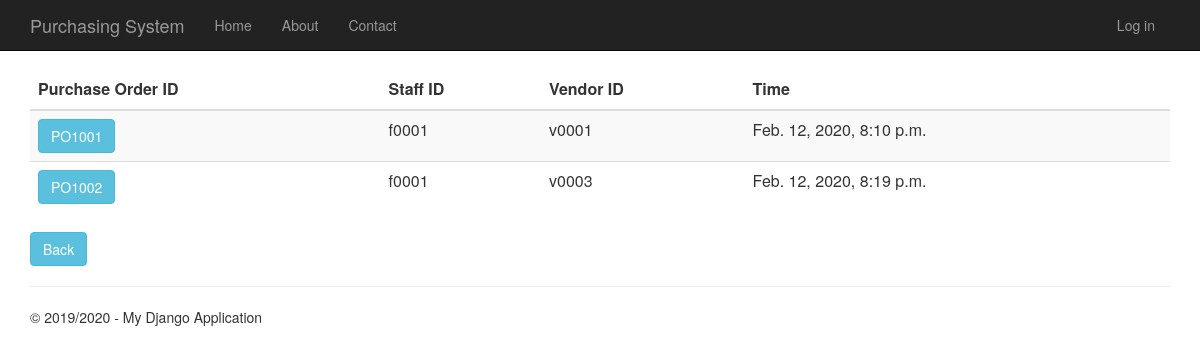
Screenshot of /purchaseorderhistory with the database file from the repository.
### PurchaseOrder/models.py (models this page shows, shortened)
class PurchaseOrder(models.Model):
    purchase_order_id = models.CharField(primary_key=True, max_length=10)
    shipping_instructions = models.TextField()
    time_created = models.DateTimeField()
    description = models.TextField(null=True,default=None, blank=True)
    total_price = models.DecimalField(max_digits=10, decimal_places=2, default=Decimal('0.00'))
    person_id = models.ForeignKey(Person)
    vendor_id = models.ForeignKey(Vendor)
    quotation_id = models.OneToOneField(Quotation)

### app/models.py (models this page shows, shortened)
class Person(models.Model):
    user_id = models.OneToOneField(User)
    person_id = models.CharField(primary_key=True, max_length=10)
    person_name = models.TextField()
    person_address = models.TextField()
    person_phone_number = models.TextField()
    person_role = models.TextField(default = 'EMPLOYEE')

class Vendor(models.Model):
    vendor_id = models.CharField(primary_key=True, max_length=10)
    vendor_name = models.TextField()
    vendor_phone_number = models.TextField()
    vendor_address = models.TextField()
    vendor_email = models.TextField()
    def __str__(self):
        return str(self.vendor_id)

### PurchaseOrder/views.py (the view)
# urls.py: url(r'^purchaseorderhistory', PurchaseOrder.views.purchaseorderhistory, name="purchase_order_history"),
def purchaseorderhistory(request):
    purchase_orders = PurchaseOrder.objects.all()
    context = {
            'title':'Purchase Order History',
            'rows':purchase_orders,
            'year':'2019/2020'
        }
    return render(request,'PurchaseOrder/purchaseorderhistory.html',context)

### PurchaseOrder/templates/PurchaseOrder/purchaseorderhistory.html
{% extends "app/layout.html" %}
{% block content %}
<div class="purcahseorderhistory margintop" >
    <form action="purchaseorderhistorydetails" method="GET">
        <table class="table table-striped margintop">
          <thead>
            <tr>
              <th scope="col" class="fontlabel">Purchase Order ID</th>
              <th scope="col" class="fontlabel">Staff ID</th>
              <th scope="col" class="fontlabel">Vendor ID</th>
              <th scope="col" class="fontlabel">Time</th>
            </tr>
          </thead>
          <tbody>
              {% for r in rows %}
            <tr>
                 <td><button type="submit" name="po_id" value="{{r.purchase_order_id}}" class="btn btn-info" >{{r.purchase_order_id}}</button></td>
                 <td>{{r.person_id.person_id}}</td>
                 <td>{{r.vendor_id}}</td>
                 <td>{{r.time_created}}</td>
            </tr>
              {% endfor %}
          </tbody>
        </table>
    </form>
    <form action="menu">
        <div class="margintop">
            <button type="submit" class="btn btn-info" >Back</button>
        </div>
    </form>
</div>
{% endblock %}

### app/static/app/content/site.css (style rules this page uses)
body { padding-top: 50px; padding-bottom: 20px; }

### rows the page displays
PurchaseOrder: purchase_order_id "PO1001", person_id.person_id "f0001", vendor_id "v0001", time_created "Feb. 12, 2020, 8:10 p.m."
PurchaseOrder: purchase_order_id "PO1002", person_id.person_id "f0001", vendor_id "v0003", time_created "Feb. 12, 2020, 8:19 p.m."

### other values shown
{{ year }} "2019/2020"
